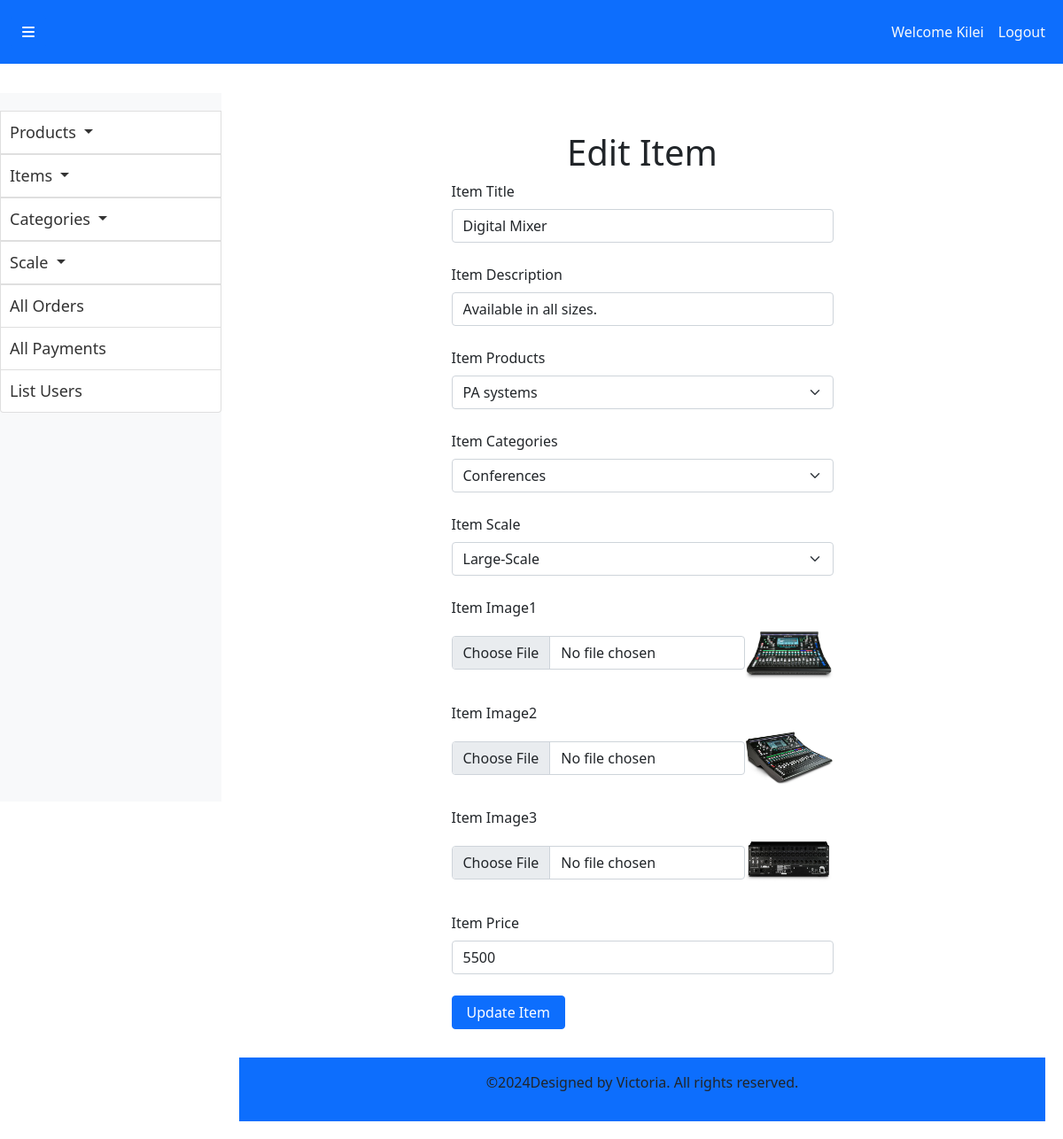
The page /admin_area/index.php?edit_items=1 (signed in) on the database its author committed.
### tables this page shows
CREATE TABLE `items` (
  `item_id` int(11) NOT NULL,
  `item_title` varchar(100) NOT NULL,
  `item_description` varchar(255) NOT NULL,
  `product_id` int(11) NOT NULL,
  `categories_id` int(11) NOT NULL,
  `scale_id` int(11) NOT NULL,
  `item_image1` varchar(255) NOT NULL,
  `item_image2` varchar(255) NOT NULL,
  `item_image3` varchar(255) NOT NULL,
  `item_price` varchar(100) NOT NULL,
  `date` timestamp NOT NULL DEFAULT current_timestamp() ON UPDATE current_timestamp(),
  `status` varchar(100) NOT NULL
);

CREATE TABLE `products` (
  `product_id` int(11) NOT NULL,
  `product_title` varchar(100) NOT NULL
);

CREATE TABLE `categories` (
  `categories_id` int(11) NOT NULL,
  `categories_title` varchar(100) NOT NULL
);

CREATE TABLE `scale` (
  `scale_id` int(11) NOT NULL,
  `scale_title` varchar(100) NOT NULL
);

### admin_area/edit_items.php (the view, shortened to what this page needs)
<?php
if(isset($_GET['edit_items'])){
    $edit_id = $_GET['edit_items'];
    $get_data = "SELECT * FROM `items` WHERE item_id = $edit_id";
    $result = mysqli_query($con, $get_data);
    $row = mysqli_fetch_assoc($result);
    $item_title = $row['item_title'];
    $item_description = $row['item_description'];
    $product_id = $row['product_id'];
    $categories_id = $row['categories_id'];
    $scale_id = $row['scale_id'];
    $item_image1 = $row['item_image1'];
    $item_image2 = $row['item_image2'];
    $item_image3 = $row['item_image3'];
    $item_price = $row['item_price'];
    $select_product = "SELECT * FROM `products` WHERE product_id = $product_id";
    $result_product = mysqli_query($con, $select_product);
    $row_product = mysqli_fetch_assoc($result_product);
    $product_title = $row_product['product_title'];
    $select_category = "SELECT * FROM `categories` WHERE categories_id = $categories_id";
    $result_category = mysqli_query($con, $select_category);
    $row_category = mysqli_fetch_assoc($result_category);
    $categories_title = $row_category['categories_title'];
    $select_scale = "SELECT * FROM `scale` WHERE scale_id = $scale_id";
    $result_scale = mysqli_query($con, $select_scale);
    $row_scale = mysqli_fetch_assoc($result_scale);
    $scale_title = $row_scale['scale_title'];
}
?>
<div class="container mt-5">
    <h1 class="text-center">Edit Item</h1>
    <form action="" method="post" enctype="multipart/form-data">
        <div class="form-outline w-50 m-auto mb-4">
            <label for="item_title" class="form-label">Item Title</label>
            <input type="text" id="item_title" name="item_title" class="form-control" required="required" value="<?php echo $item_title ?>">
        </div>
        <div class="form-outline w-50 m-auto mb-4">
            <label for="item_desc" class="form-label">Item Description</label>
            <input type="text" id="item_desc" name="item_desc" class="form-control" required="required" value="<?php echo $item_description ?>">
        </div>
        <div class="form-outline w-50 m-auto mb-4">
            <label for="item_products" class="form-label">Item Products</label>
            <select name="item_products" class="form-select">
                <option value="<?php echo $product_id ?>"><?php echo $product_title ?></option>
            </select>
        </div>
        <div class="form-outline w-50 m-auto mb-4">
            <label for="item_categories" class="form-label">Item Categories</label>
            <select name="item_categories" class="form-select">
                <option value="<?php echo $categories_id ?>"><?php echo $categories_title ?></option>
            </select>
        </div>
        <div class="form-outline w-50 m-auto mb-4">
            <label for="item_scale" class="form-label">Item Scale</label>
            <select name="item_scale" class="form-select">
                <option value="<?php echo $scale_id ?>"><?php echo $scale_title ?></option>
            </select>
        </div>
        <div class="form-outline w-50 m-auto mb-4">
            <label for="item_image1" class="form-label">Item Image1</label>
            <div class="d-flex">
                <input type="file" id="item_image1" name="item_image1" class="form-control w-90 m-auto">
                <img src="./item_images/<?php echo $item_image1 ?>" alt="" class="item_img">
            </div>
        </div>
        <div class="form-outline w-50 m-auto mb-4">
            <label for="item_image2" class="form-label">Item Image2</label>
            <div class="d-flex">
                <input type="file" id="item_image2" name="item_image2" class="form-control w-90 m-auto">
                <img src="./item_images/<?php echo $item_image2 ?>" alt="" class="item_img">
            </div>
        </div>
        <div class="form-outline w-50 m-auto mb-4">
            <label for="item_image3" class="form-label">Item Image3</label>
            <div class="d-flex">
                <input type="file" id="item_image3" name="item_image3" class="form-control w-90 m-auto">
                <img src="./item_images/<?php echo $item_image3 ?>" alt="" class="item_img">
            </div>
        </div>
        <div class="form-outline w-50 m-auto mb-4">
            <label for="item_price" class="form-label">Item Price</label>
            <input type="text" id="item_price" name="item_price" class="form-control" required="required" value="<?php echo $item_price ?>">
        </div>
        <div class="w-50 m-auto">
            <input type="submit" name="edit_item" value="Update Item" class="btn btn-primary px-3 mb-3">
        </div>
    </form>
</div>

### style.css (style rules this page uses)
* { margin: 0; padding: 0; box-sizing: border-box; }

### admin_area/index.php (style rules this page uses)
.item_img { width: 100px; object-fit: contain; }

### rows shown on the page
items: item_title "Digital Mixer", item_desc "Available in all sizes.", item_image1 (picture), item_image2 (picture), item_image3 (picture), item_price "5500"
products: item_products "PA systems"
categories: item_categories "Conferences"
scale: item_scale "Large-Scale"

### other values the page prints
$_SESSION['admin_name'] "Kilei"
